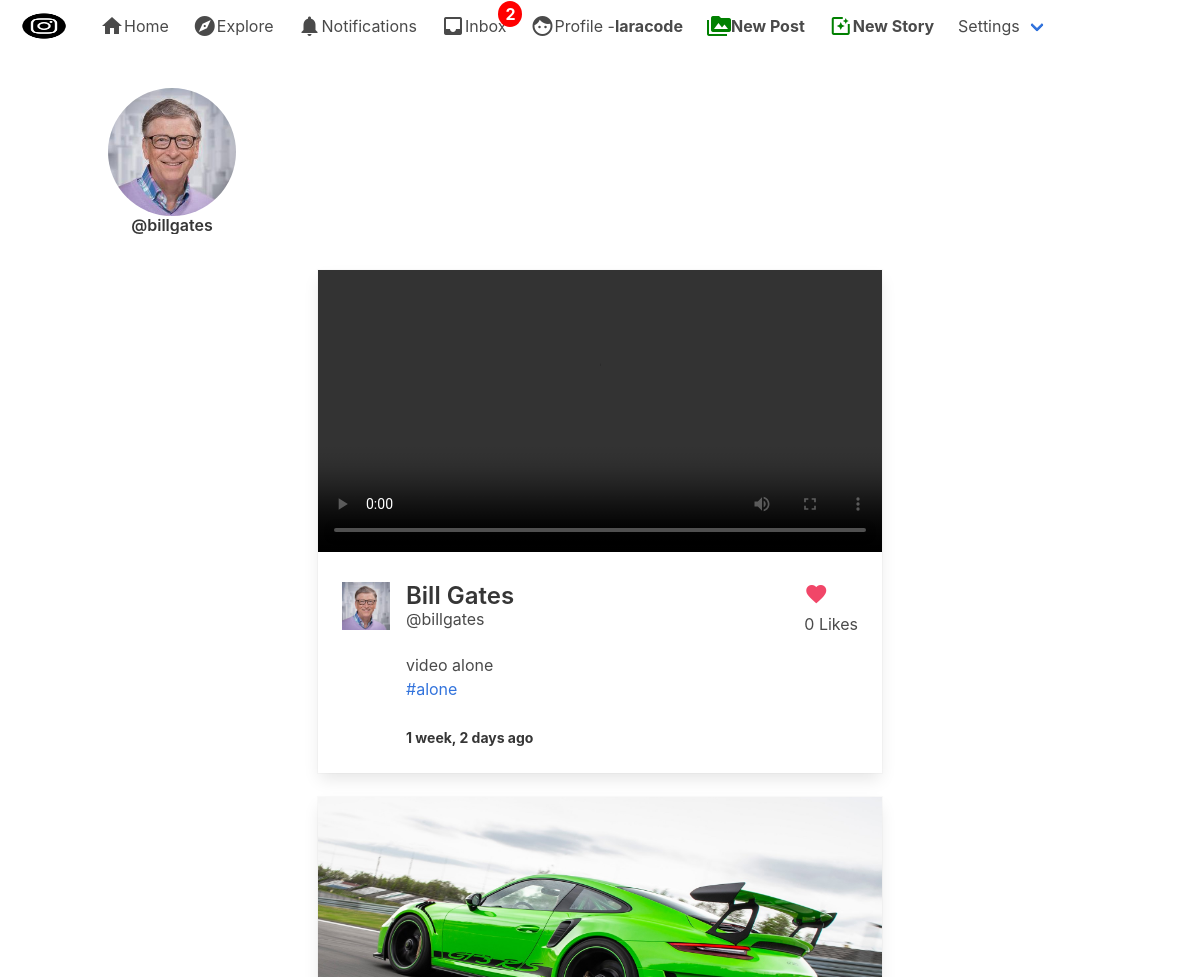
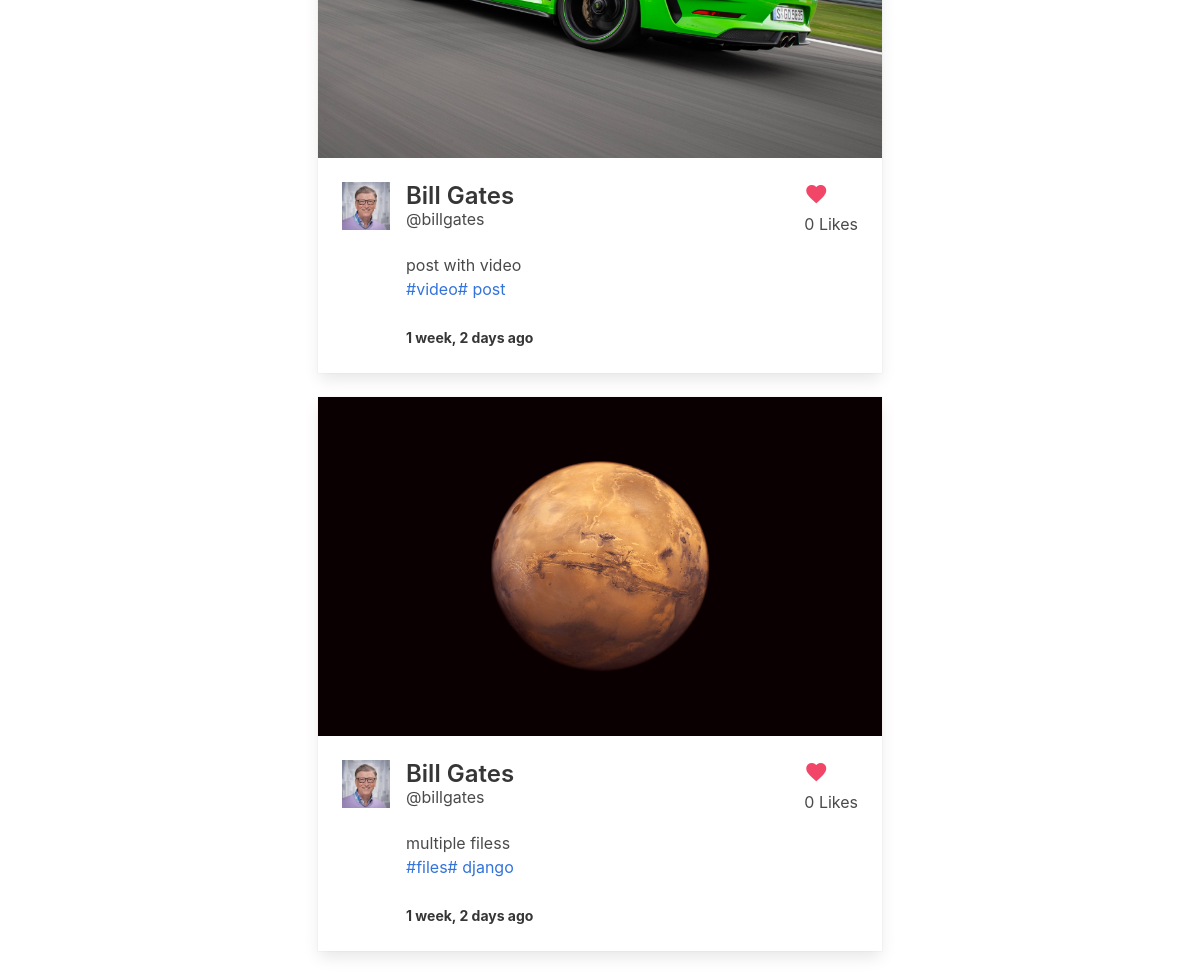
Screenshot of /post/ (signed in) with the database file from the repository (2 pictures, top to bottom).
### stories/models.py (models this page shows, shortened)
class StoryStream(models.Model):
	following = models.ForeignKey(User, on_delete=models.CASCADE, related_name='story_following')
	user = models.ForeignKey(User, on_delete=models.CASCADE)
	story = models.ManyToManyField(Story, related_name='storiess')
	date = models.DateTimeField(auto_now_add=True)

### authy/models.py (models this page shows, shortened)
class Profile(models.Model):
	user = models.OneToOneField(User, on_delete=models.CASCADE, related_name='profile')
	first_name = models.CharField(max_length=50, null=True, blank=True)
	last_name = models.CharField(max_length=50, null=True, blank=True)
	location = models.CharField(max_length=50, null=True, blank=True)
	url = models.CharField(max_length=80, null=True, blank=True)
	profile_info = models.TextField(max_length=150, null=True, blank=True)
	created = models.DateField(auto_now_add=True)
	favorites = models.ManyToManyField(Post)
	picture = models.ImageField(upload_to=user_directory_path, blank=True, null=True, verbose_name='Picture')

### post/models.py (models this page shows, shortened)
class Post(models.Model):
	id = models.UUIDField(primary_key=True, default=uuid.uuid4, editable=False)
	content =  models.ManyToManyField(PostFileContent, related_name='contents')
	caption = models.TextField(max_length=1500, verbose_name='Caption')
	posted = models.DateTimeField(auto_now_add=True)
	tags = models.ManyToManyField(Tag, related_name='tags')
	user = models.ForeignKey(User, on_delete=models.CASCADE)
	likes = models.IntegerField(default=0)
	def get_absolute_url(self):
		return reverse('postdetails', args=[str(self.id)])

class Tag(models.Model):
	title = models.CharField(max_length=75, verbose_name='Tag')
	slug = models.SlugField(null=False, unique=True)
	class Meta:
		verbose_name='Tag'
		verbose_name_plural = 'Tags'
	def get_absolute_url(self):
		return reverse('tags', args=[self.slug])
	def __str__(self):
		return self.title

class PostFileContent(models.Model):
	user = models.ForeignKey(User, on_delete=models.CASCADE, related_name='content_owner')
	file = models.FileField(upload_to=user_directory_path)

### post/views.py (the view)
# urls.py: path('', index, name='index'),
@login_required
def index(request):
	user = request.user
	posts = Stream.objects.filter(user=user)
	stories = StoryStream.objects.filter(user=user)
	group_ids = []
	for post in posts:
		group_ids.append(post.post_id)
	post_items = Post.objects.filter(id__in=group_ids).all().order_by('-posted')
	template = loader.get_template('index.html')
	context = {
		'post_items': post_items,
		'stories': stories,
	}
	return HttpResponse(template.render(context, request))

### direct/views.py (called while the page is built)
def checkDirects(request):
	directs_count = 0
	if request.user.is_authenticated:
		directs_count = Message.objects.filter(user=request.user, is_read=False).count()
	return {'directs_count':directs_count}

### notifications/views.py (called while the page is built)
def CountNotifications(request):
	count_notifications = 0
	if request.user.is_authenticated:
		count_notifications = Notification.objects.filter(user=request.user, is_seen=False).count()
	return {'count_notifications':count_notifications}

### instagram_clone/templates/index.html (shortened to what this page needs)
{% extends 'base.html' %}
{% load static %}
{% load humanize %}
{% block content %}
  <div style="overflow-x: scroll;" class="columns">
{% for story in stories %}
  <div style="padding-right: 9px;">
    <a name="{{ story.id }}" class="showModal">
    <figure class="image is-128x128">
      <img class="is-rounded" src="{{ story.following.profile.picture.url }}">
    </figure>
    <div class="media-content has-text-centered">
      <p class="title is-6">@{{ story.following.username }}</p>
    </div>
    </a>
  </div>
{% endfor %}
  </div>
</div>
<br>
  <div class="columns is-mobile is-centered">
  <div class="column is-half">
{% for post_item in post_items %}
  <div class="card">
  <div class="card-image">
  {% if post_item.content.first.file.name|slice:"-3:" == 'jpg' or post_item.content.first.file.name|slice:"-3:" == 'png' %}
    <figure class="image is-5by3">
      <a href="{{ post_item.get_absolute_url }}">
        <img src="{{ post_item.content.first.file.url }}" alt="Placeholder image">
      </a>
    </figure>
  {% else %}
    <a href="{{ post_item.get_absolute_url }}">
      <video width="1080" controls="controls" preload="metadata">
        <source src="{{ post_item.content.first.file.url }}#t=0.5" type="video/mp4">
      </video>
    </a>
  {% endif %}
  </div>
  <div class="card-content">
    <div class="media">
      <div class="media-left">
        <figure class="image is-48x48">
          {% if post_item.user.profile.picture %}
            <img src="{{ post_item.user.profile.picture.url }}" alt="Placeholder image">
          {% else %}
            <img src="https://bulma.io/images/placeholders/96x96.png" alt="Placeholder image">
          {% endif %}
        </figure>
      </div>
      <div class="media-content">
        {% if post_item.user.profile.first_name %}
          <a href="{% url 'profile' post_item.user %}"><p class="title is-4">{{ post_item.user.profile.first_name }} {{ post_item.user.profile.last_name }}</p></a>
        {% else %}
          <a href="{% url 'profile' post_item.user %}"><p class="title is-4">Unknown</p></a>
        {% endif %}
        <p class="subtitle is-6">@{{ post_item.user.username }}</p>
      {{ post_item.caption }}
      <p>{% for tag in post_item.tags.all %}<a href="{{ tag.get_absolute_url }}">#{{ tag }}</a>{% endfor %}</p>
      <br>
      <strong><small>{{ post_item.posted | naturaltime }}</small></strong>
      </div>
    <div class="media-right">
      <a href="{% url 'postlike' post_item.id %}"><i class="material-icons has-text-danger">favorite</i></a>
      <p>{{ post_item.likes }} Likes</p>
    </div>
</div>
  </div>
</div>
<br>
{% endfor %}
</div>
</div>
{% endblock %}

### instagram_clone/templates/base.html (shortened to what this page needs)
{% load static %}
<!DOCTYPE html>
<html>
  <head>
    <link rel="stylesheet" href="{% static 'css/bulma.min.css' %}">
    <link rel="stylesheet" href="{% static 'css/style.css' %}">
  </head>
  <body>
  <nav class="navbar" role="navigation" aria-label="main navigation">
  <div class="navbar-brand">
    <a class="navbar-item" href="">
      <img src="{% static 'img/instagram_black.png' %}" width="64" height="64">
    </a>
  </div>
  <div id="navbarBasicExample" class="navbar-menu">
    <div class="navbar-start">
      <a href="{% url 'index' %}" class="navbar-item">
        <i class="material-icons">home</i>
        Home
      </a>
      <a class="navbar-item">
        <i class="material-icons">explore</i>
        Explore
      </a>
      <a href="{% url 'show-notifications' %}" class="navbar-item">
        <i class="material-icons">notifications</i>
        Notifications
      </a>
      <a href="{% url 'inbox' %}" class="navbar-item">
        <i class="material-icons">inbox</i>
        Inbox
        {% if directs_count %}
        <span class="badge">{{ directs_count }}</span>
        {% endif %}
      </a>
      <a href="{% url 'profile' request.user %}" class="navbar-item">
        <i class="material-icons">face</i>
        Profile - <strong>{{ request.user }}</strong>
      </a>
        <a href="{% url 'newpost' %}" class="navbar-item">
          <i style="color: green;" class="material-icons">perm_media</i>
          <strong>New Post</strong>
        </a>
        <a href="{% url 'newstory' %}" class="navbar-item">
          <i style="color: green;" class="material-icons">photo_filter</i>
          <strong>New Story</strong>
        </a>
      <div class="navbar-item has-dropdown is-hoverable">
        <a class="navbar-link">
          Settings
        </a>
      </div>
    </div>
  </div>
</nav>
  <section class="section">
    <div class="container">
      {% block content %}
      {% endblock %}
  </section>
  </body>
</html>

### instagram_clone/static/css/style.css (style rules this page uses)
.badge { position: absolute; top: 1px; right: -4px; padding: 1px 7px; border-radius: 50%; background: red; color: white; font-weight: bold; }
* { box-sizing:border-box }

### rows the page displays
StoryStream: following.profile.picture (picture), following.username "billgates"
Post: user.profile.picture (picture), user.profile.first_name "Bill", user.profile.last_name "Gates", user.username "billgates", caption "video alone", posted "1 week, 2 days ago", likes "0"
Tag: title "alone"
Post: content.first.file (picture), user.profile.picture (picture), user.profile.first_name "Bill", user.profile.last_name "Gates", user.username "billgates", caption "post with video", posted "1 week, 2 days ago", likes "0"
Tag: title "video"
Tag: title "post"
Post: content.first.file (picture), user.profile.picture (picture), user.profile.first_name "Bill", user.profile.last_name "Gates", user.username "billgates", caption "multiple filess", posted "1 week, 2 days ago", likes "0"
Tag: title "files"
Tag: title "django"

### other values shown
{{ directs_count }} "2"
{{ request.user }} "laracode"
